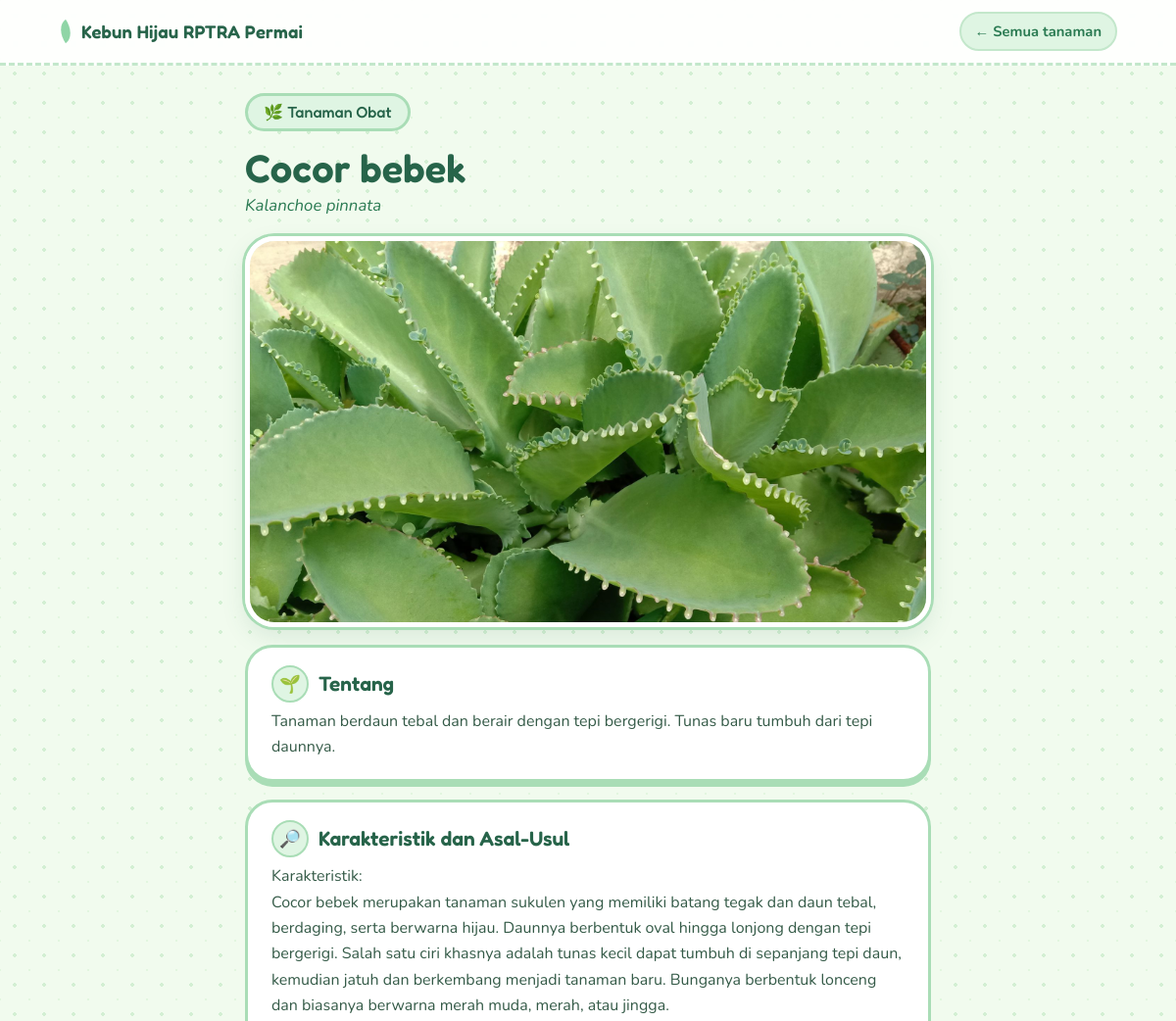
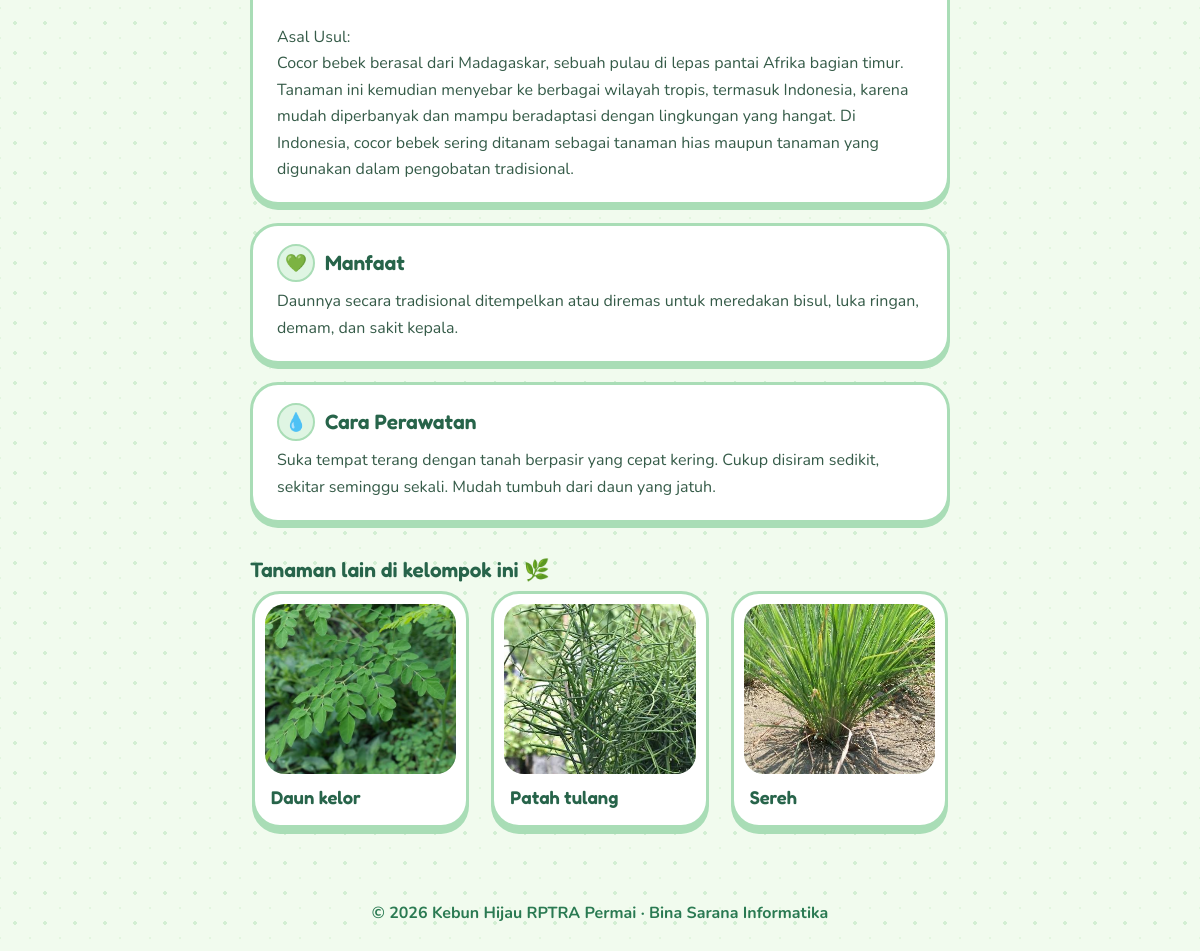
Page /tanaman.php?id=7 on the committed database (2 pictures, top to bottom).
### tables this page shows
CREATE TABLE `tanaman` (
  `id` int NOT NULL,
  `nama` varchar(120) NOT NULL,
  `nama_latin` varchar(160) DEFAULT NULL,
  `kategori` varchar(80) NOT NULL DEFAULT 'Tanaman Hias',
  `ringkasan` varchar(255) DEFAULT NULL,
  `deskripsi` text,
  `karakteristik` text,
  `jenis` text,
  `manfaat` text,
  `perawatan` text,
  `foto` varchar(100) DEFAULT NULL,
  `video` varchar(100) DEFAULT NULL,
  `video_url` varchar(255) DEFAULT NULL,
  `created_at` timestamp NULL DEFAULT CURRENT_TIMESTAMP
);

### tanaman.php (the view, shortened to what this page needs)
<?php require 'config.php';
$s=db()->prepare('SELECT * FROM tanaman WHERE id=?');$s->execute([(int)($_GET['id']??0)]);$t=$s->fetch();
$o=db()->prepare('SELECT id,nama,foto FROM tanaman WHERE kategori=? AND id<>? ORDER BY RAND() LIMIT 3');$o->execute([$t['kategori'],$t['id']]);$lain=$o->fetchAll();
$i=kat($t['kategori']);$y=yt($t['video_url']??'');
$bagian=['deskripsi'=>['🌱','Tentang'],'karakteristik'=>['🔎','Karakteristik dan Asal-Usul'],'manfaat'=>['💚','Manfaat'],'perawatan'=>['💧','Cara Perawatan']];
head($t['nama'].' - Kebun Hijau'); ?>
<header class="top"><a class="logo" href="index.php">Kebun Hijau RPTRA Permai</a><a class="navlink" href="index.php">← Semua tanaman</a></header>
<main class="wrap detail g-<?=$i['slug']?>">
<a class="badge" href="index.php?k=<?=$i['slug']?>"><?=$i['emoji']?> <?=e($t['kategori'])?></a>
<h1><?=e($t['nama'])?></h1><?php if($t['nama_latin']): ?><em class="latin"><?=e($t['nama_latin'])?></em><?php endif ?>
<?php if($t['foto']): ?><img class="big" src="uploads/<?=e($t['foto'])?>" alt="<?=e($t['nama'])?>"><?php else: ?><div class="big ph-big"><?=$i['emoji']?></div><?php endif ?>
<?php foreach($bagian as $kol=>[$emo,$judul]): if(trim((string)($t[$kol]??''))==='') continue; ?>
<section class="bubble"><h2><span><?=$emo?></span> <?=e($judul)?></h2><p><?=nl2br(e($t[$kol]??''))?></p></section>
<?php endforeach ?>
<?php if($lain): ?><h2 class="lain-title">Tanaman lain di kelompok ini <?=$i['emoji']?></h2>
<div class="grid mini"><?php foreach($lain as $r): ?>
<a class="card" href="tanaman.php?id=<?=$r['id']?>"><?php if($r['foto']): ?><img src="uploads/<?=e($r['foto'])?>" alt="<?=e($r['nama'])?>" loading="lazy"><?php else: ?><div class="ph"><?=$i['emoji']?></div><?php endif ?><div class="cb"><h3><?=e($r['nama'])?></h3></div></a>
<?php endforeach ?></div><?php endif ?>
</main><footer>© <?=date('Y')?> Kebun Hijau RPTRA Permai · Bina Sarana Informatika </footer></body></html>

### assets/style.css (style rules this page uses)
:root { --bg:#f1fbee;--paper:#fbfff8;--white:#ffffff; --ink:#355b48;--dark:#27644a;--link:#2a7a52; --leaf:#8fd5a6;--leaf-d:#6fc28d;--mint:#dff5e3;--line:#c3e7cb; --tone:#dff5e3;--edge:#a9ddb6; --pink:#ffe8ee;--pink-edge:#ffc3d2;--butter:#fff4cc;--butter-edge:#f3dc88; --font-h:"Fredoka","Arial Rounded MT Bold","Trebuchet MS",sans-serif; --font-b:"Nunito","Trebuchet MS",Verdana,sans-serif; }
.g-obat { --tone:#dff5e3;--edge:#a9ddb6 }
* { box-sizing:border-box }
html { scroll-behavior:smooth;scroll-padding-top:80px }
body { margin:0;font-family:var(--font-b);font-size:16px;line-height:1.65;color:var(--ink); background-color:var(--bg); background-image:radial-gradient(#d3efd3 1.6px,transparent 1.6px),radial-gradient(#e2f6df 1.2px,transparent 1.2px); background-size:30px 30px,30px 30px;background-position:0 0,15px 15px }
a { color:var(--link);text-decoration:none }
h1,h2,h3 { font-family:var(--font-h);font-weight:600;line-height:1.25 }
.top { display:flex;justify-content:space-between;align-items:center;gap:12px;padding:12px 5vw; background:rgba(255,255,255,.88);backdrop-filter:blur(6px); border-bottom:3px dashed var(--line);position:sticky;top:0;z-index:5 }
.logo { font-family:var(--font-h);font-weight:600;font-size:1.15rem;color:var(--dark);letter-spacing:.2px }
.logo:before { content:"";display:inline-block;width:14px;height:20px;margin-right:9px;background:var(--leaf); border-radius:100% 0 100% 0;transform:rotate(-35deg);vertical-align:-3px;transition:transform .3s }
.navlink { font-weight:700;background:var(--mint);padding:6px 14px;border-radius:999px;border:2px solid var(--line);white-space:nowrap;font-size:.92rem }
.grid { display:grid;grid-template-columns:repeat(auto-fill,minmax(230px,1fr));gap:22px;padding:18px 2px 14px }
.grid.mini { grid-template-columns:repeat(auto-fill,minmax(170px,1fr));padding-top:8px }
.card { display:flex;flex-direction:column;background:var(--white);border:3px solid var(--edge);border-radius:28px;overflow:hidden;color:inherit; box-shadow:0 6px 0 var(--edge);transition:transform .2s,box-shadow .2s }
.card img,.ph { width:calc(100% - 20px);margin:10px 10px 0;height:170px;object-fit:cover;display:block;border-radius:20px;background:var(--tone) }
.cb { padding:12px 16px 16px;display:flex;flex-direction:column;flex:1 }
.cb h3 { margin:0;color:var(--dark);font-size:1.15rem }
.wrap { max-width:820px;margin:0 auto;padding:28px 5vw }
.wrap h1 { font-size:clamp(1.8rem,5vw,2.5rem);margin:12px 0 0;color:var(--dark) }
.wrap h2 { color:var(--dark) }
.latin { display:block;color:var(--link);font-size:1.05rem;margin-bottom:4px }
.badge { display:inline-block;font-family:var(--font-h);font-weight:500;background:var(--tone);border:3px solid var(--edge);color:var(--dark);border-radius:999px;padding:3px 16px }
.big { width:100%;border-radius:30px;margin:18px 0;display:block;border:5px solid var(--white);box-shadow:0 0 0 3px var(--edge),0 10px 24px #3a7a5a22 }
img.big { max-height:520px;object-fit:cover }
.bubble { background:var(--white);border:3px solid var(--edge);border-radius:28px;padding:18px 24px 20px;margin:18px 0;box-shadow:0 5px 0 var(--edge) }
.bubble h2 { display:flex;align-items:center;gap:10px;margin:0 0 6px;font-size:1.3rem }
.bubble h2 span { display:grid;place-items:center;width:38px;height:38px;border-radius:50%;background:var(--tone);border:2px solid var(--edge);font-size:1.1rem }
.bubble p { margin:0 }
.lain-title { margin:34px 0 0;font-size:1.3rem }
footer { text-align:center;padding:30px 5vw 34px;color:var(--link);font-weight:700 }

### rows in the picture
tanaman: kategori "🌿", kategori "Tanaman Obat", nama "Cocor bebek", nama_latin "Kalanchoe pinnata", foto (picture), deskripsi "Tanaman berdaun tebal dan berair dengan tepi bergerigi. Tunas baru tumbuh dari tepi daunnya.", karakteristik "Karakteristik: Cocor bebek merupakan tanaman sukulen yang memiliki batang tegak dan daun tebal, berdaging, serta berwarna hijau. Daunnya berbentuk oval hingga lonjong dengan tepi bergerigi. Salah satu ciri khasnya adalah tunas kecil dapat tumbuh di sepanjang tepi daun, kemudian jatuh dan berkembang menjadi tanaman baru. Bunganya berbentuk lonceng dan biasanya berwarna merah muda, merah, atau jingga. Asal Usul: Cocor bebek berasal dari Madagaskar, sebuah pulau di lepas pantai Afrika bagian timur. Tanaman ini kemudian menyebar ke berbagai wilayah tropis, termasuk Indonesia, karena mudah diperbanyak dan mampu beradaptasi dengan lingkungan yang hangat. Di Indonesia, cocor bebek sering ditanam…", manfaat "Daunnya secara tradisional ditempelkan atau diremas untuk meredakan bisul, luka ringan, demam, dan sakit kepala.", perawatan "Suka tempat terang dengan tanah berpasir yang cepat kering. Cukup disiram sedikit, sekitar seminggu sekali. Mudah tumbuh dari daun yang jatuh."
tanaman: foto (picture), nama "Daun kelor"
tanaman: foto (picture), nama "Patah tulang"
tanaman: foto (picture), nama "Sereh"

### other values in the picture
$emo "🌱"
$judul "Tentang"
$emo "🔎"
$judul "Karakteristik dan Asal-Usul"
$emo "💚"
$judul "Manfaat"
$emo "💧"
$judul "Cara Perawatan"
